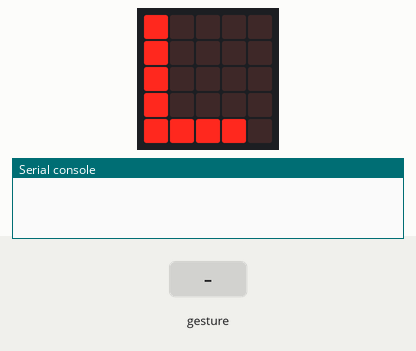
Recording of a program running on a simulated BBC micro:bit running MicroPython. Parts: the board's 5×5 LED display, the last lines printed to the serial console. The inputs (shaded band) are chosen by the test bench. No radio messages arrive unless stated (any console line starting 'radio sent:' is added by the test bench); a tilt is held for 1.5 s and a shake lasts 1 s, then the board lies face up again.

Above: at 1.2 s.
1.3 s: gesture 'shake'
At 1.55 s:
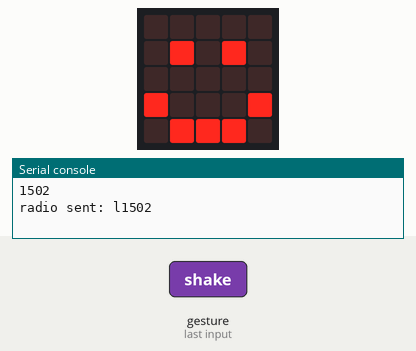
Timing chart, 0 to 4.3 s (numbered marks = the images above; inputs shaded):
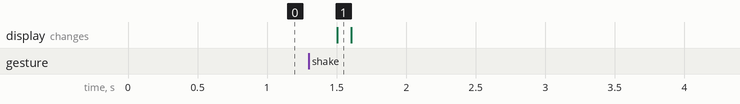

The program:

Shake_left.py
```python
# Import Modules
from microbit import *
import radio
# Set Radio
radio.on()
radio.config(channel = 41)
# Set Variables
prev_time = 0;
time = 0;
# Loop Program
while True:
    display.show("L")
    # Read Gesture
    if accelerometer.was_gesture("shake"):
        # Set Time Between Gestures
        time = running_time() - prev_time
        # Display And Send Time
        print(time)
        radio.send('l' + str(time))
        display.show(Image.HAPPY)
        sleep(100)
        # Reset Time
        prev_time = running_time()
        display.clear()
```

Measured:
- after the input at 1.3 s, the display: changes after 0.20 s (image 1)
